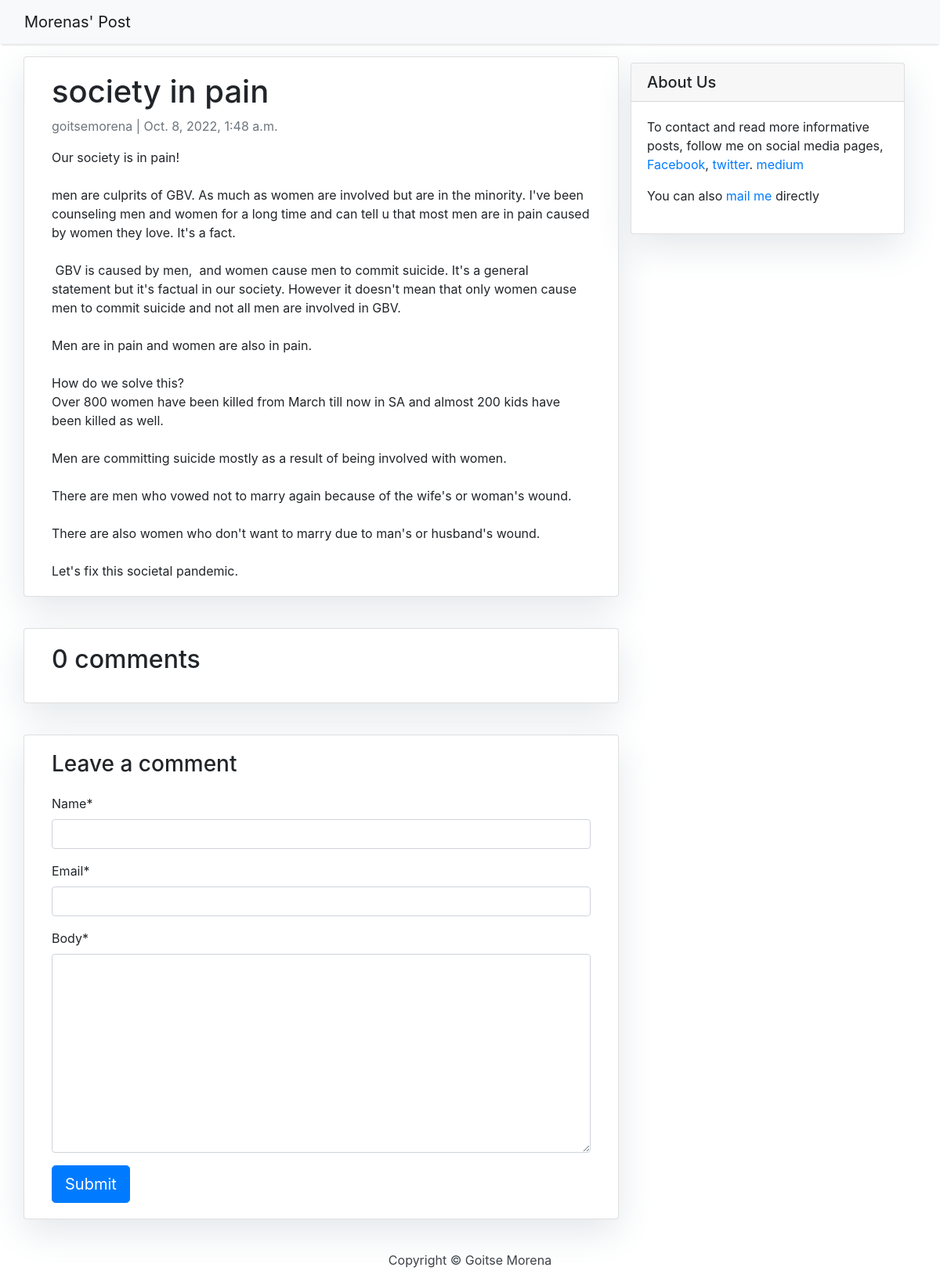
The page /society-in-pain/ on the database its author committed.
### blog/models.py (models this page shows, shortened)
class Post(models.Model):
    title = models.CharField(max_length=200, unique=True)
    slug = models.SlugField(max_length=200, unique=True)
    author = models.ForeignKey(
        User, on_delete=models.CASCADE, related_name="blog_posts"
    )
    updated_on = models.DateTimeField(auto_now=True)
    content = models.TextField()
    created_on = models.DateTimeField(auto_now_add=True)
    status = models.IntegerField(choices=STATUS, default=0)
    class Meta:
        ordering = ["-created_on"]

### blog/views.py (the view)
# urls.py: path("<slug:slug>/", views.post_detail, name="post_detail"),
def post_detail(request, slug):
    template_name = "post_detail.html"
    post = get_object_or_404(Post, slug=slug)
    comments = post.comments.filter(active=True).order_by("-created_on")
    new_comment = None
    if request.method == "POST":
        comment_form = CommentForm(data=request.POST)
        if comment_form.is_valid():
            new_comment = comment_form.save(commit=False)
            new_comment.post = post
            new_comment.save()
    else:
        comment_form = CommentForm()
    return render(
        request,
        template_name,
        {
            "post": post,
            "comments": comments,
            "new_comment": new_comment,
            "comment_form": comment_form,
        },
    )

### blog/forms.py
class CommentForm(forms.ModelForm):
    class Meta:
        model = Comment
        fields = ("name", "email", "body")

### templates/post_detail.html (shortened to what this page needs)
{% extends 'base.html' %} {% block content %}
    {% load crispy_forms_tags %}
    <div class="container">
        <div class="row">
            <div class="col-md-8 card mb-4  mt-3 left  top">
                <div class="card-body">
                    <h1>{% block title %} {{ post.title }} {% endblock title %}</h1>
                    <p class=" text-muted">{{ post.author }} | {{ post.created_on }}</p>
                    <p class="card-text ">{{ post.content | safe }}</p>
                </div>
            </div>
            {% block sidebar %} {% include 'sidebar.html' %} {% endblock sidebar %}
            <div class="col-md-8 card mb-4  mt-3 ">
                <div class="card-body">
                    {% with comments.count as total_comments %}
                        <h2>{{ total_comments }} comments</h2>
                    {% endwith %}
                </div>
            </div>
            <div class="col-md-8 card mb-4  mt-3 ">
                <div class="card-body">
                    {% if new_comment %}
                        <div class="alert alert-success" role="alert">
                            Your comment is awaiting moderation
                        </div>
                    {% else %}
                        <h3>Leave a comment</h3>
                        <form method="post" style="margin-top: 1.3em;">
                            {{ comment_form | crispy }}
                            <button type="submit" class="btn btn-primary  btn-lg">Submit</button>
                        </form>
                    {% endif %}
                </div>
            </div>
        </div>
    </div>
{% endblock content %}

### static/css/base.css (style rules this page uses)
body { font-family: "Roboto", sans-serif; font-size: 17px; background-color: #fdfdfd; }
.card { box-shadow: 0 16px 48px #E3E7EB; }

### rows shown on the page
Post: title "society in pain", author "goitsemorena", created_on "Oct. 8, 2022, 1:48 a.m.", content "Our society is in pain! men are culprits of GBV. As much as women are involved but are in the minority. I've been counseling men and women for a long time and can tell u that most men are in pain caused by women they love. It's a fact. GBV is caused by men, and women cause men to commit suicide. It's a general statement but it's factual in our society. However it doesn't mean that only women cause men to commit suicide and not all men are involved in GBV. Men are in pain and women are also in pain. How do we solve this? Over 800 women have been killed from March till now in SA and almost 200 kids have been killed as well. Men are committing suicide mostly as a result of being involved with…"

### other values the page prints
{{ total_comments }} "0"
